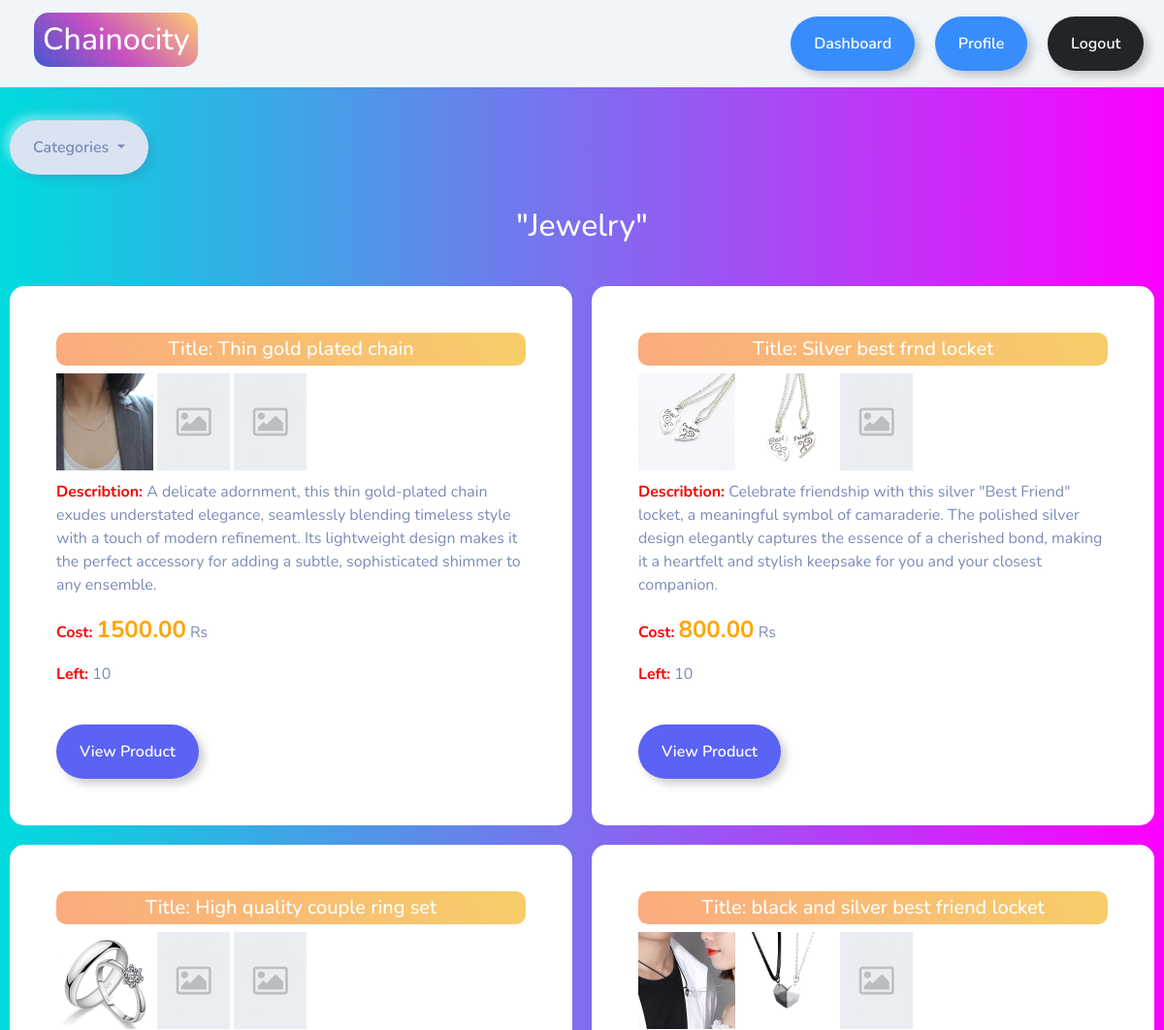
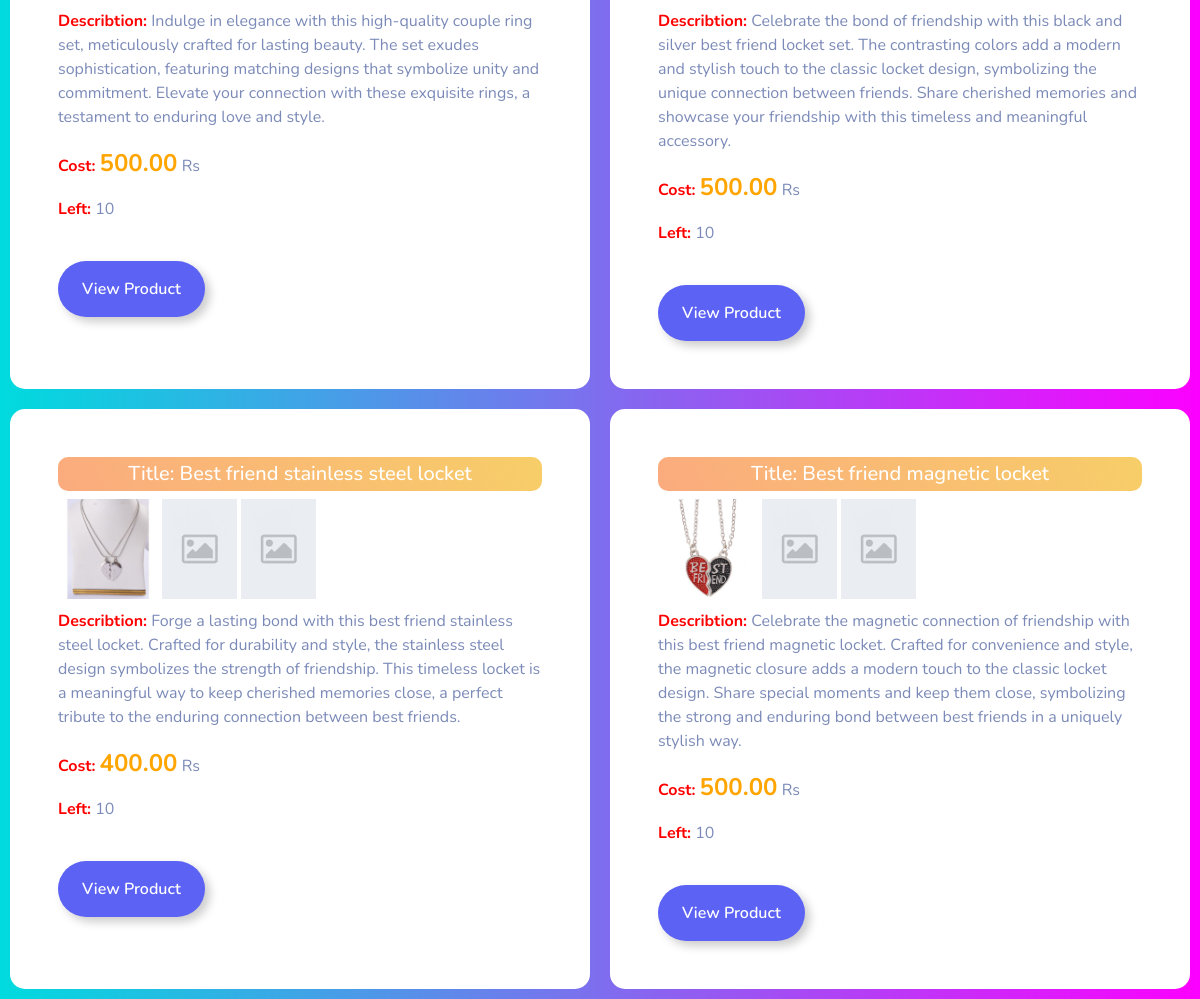
The app's page /category/Jewelry/ with its own data (2 pictures, top to bottom).
### myapp/models.py (models this page shows, shortened)
class Category(models.Model):
    name=models.CharField(max_length=100)

class Product(models.Model):
    p_title = models.CharField(max_length=85)
    p_price = models.DecimalField(max_digits=10, decimal_places=2)
    p_desc = models.TextField()
    p_stock = models.PositiveIntegerField()
    category = models.ForeignKey(Category, on_delete=models.CASCADE,null=True)
    p_image = models.ImageField(upload_to='product_images/', null=True, blank=True, default='default_p.jpg')
    p_image2 = models.ImageField(upload_to='product_images/', null=True, blank=True, default='default_p.jpg')
    p_image3 = models.ImageField(upload_to='product_images/', null=True, blank=True, default='default_p.jpg')
    date_posted = models.DateTimeField(auto_now_add=True)

### myapp/views.py (the view)
# urls.py: path('category/<str:ct>/',views.category, name="category"),
def category(request,ct):
	Categorys = Category.objects.all()
	ct=ct.replace('-',' ')
	try:
		category = Category.objects.get(name=ct)
		products = Product.objects.filter(category=category)
		context={'products': products, 'category':category, 'Categorys': Categorys,}
		return render(request,'category.html' ,context=context)
	except:
		return redirect('dashboard')

### templates/category.html (shortened to what this page needs)
{% load static %}
<!DOCTYPE html>
<html lang="en">
<head>
  <link rel="stylesheet" type="text/css" href="https://bootswatch.com/5/morph/bootstrap.min.css" >
  <link rel="stylesheet" type="text/css" href="{% static 'css/styles.css' %}" >
</head>
<body style="background-color: #00DBDE;
background-image: linear-gradient(90deg, #00DBDE 0%, #FC00FF 100%);
">
  {% include 'base.html' %}
  <br>
  <div>
    <button class="btn btn-secondary dropdown-toggle" style="margin: 10px;" type="button" id="dropdownMenuButton1" data-bs-toggle="dropdown" aria-expanded="false">
      Categories
    </button>
  </div>
  <br>
  <h2 class="text-center" style="color: white;">"{{category.name}}" </h2>
  <br>
  <div style="display: flex; flex-wrap: wrap;">
    {% if products %}
    {% for product in products %}
    <div class="container bg-white shadow-md p-5 " style="flex: 1 0 48%; margin: 10px; border-radius: 15px;" >
            <h5 style="background-color: #FBAB7E;
            background-image: linear-gradient(62deg, #FBAB7E 0%, #F7CE68 100%);
            padding: 5px; color: white; border-radius: 10px; display: flex; justify-content:center ;">Title: {{product.p_title}}</h5>
            {% if product.p_image %}
        <img src="{{ product.p_image.url }}" alt="" style="max-width:100px ; max-height:100px ;">
      {% endif %}
      {% if product.p_image2 %}
      <img src="{{ product.p_image2.url }}" alt="" style="max-width:100px ; max-height:100px ;">
    {% endif %}
    {% if product.p_image3 %}
        <img src="{{ product.p_image3.url }}" alt="" style="max-width:100px ; max-height:100px ;">
      {% endif %}
            <p style="margin-top: 10px;"><strong style="color: red;">Describtion:</strong> {{product.p_desc}}</p>
            <p><strong style="color: red;">Cost:</strong> <strong style="color: orange; font-size: 1.5rem;">{{product.p_price}}</strong> Rs</p>
            <p><strong style="color: red;">Left:</strong> {{product.p_stock}}</p>
            <br>
            <a href="{% url 'product' pk=product.id %}">
              <button type="button" class="btn btn-outline-info">View Product</button>
            </a>
            <br>
      </div>
      <br>
      {% endfor %}
    </div>
    {% else %}
    <br>
    <div style="display: flex; justify-content: center; width: 100%;">
      <p class="text-center" style="color: white; display: flex; justify-content: center;">No products of this category Exists </p>
    </div>
    <br>
    {% endif %}
</body>
</html>

### records on screen
Category: name "Jewelry"
Product: p_title "Thin gold plated chain", p_image (picture), p_image2 (placeholder picture), p_image3 (placeholder picture), p_desc "A delicate adornment, this thin gold-plated chain exudes understated elegance, seamlessly blending timeless style with a touch of modern refinement. Its lightweight design makes it the perfect accessory for adding a subtle, sophisticated shimmer to any ensemble.", p_price "1500.00", p_stock "10"
Product: p_title "Silver best frnd locket", p_image (picture), p_image2 (picture), p_image3 (placeholder picture), p_desc "Celebrate friendship with this silver \"Best Friend\" locket, a meaningful symbol of camaraderie. The polished silver design elegantly captures the essence of a cherished bond, making it a heartfelt and stylish keepsake for you and your closest companion.", p_price "800.00", p_stock "10"
Product: p_title "High quality couple ring set", p_image (picture), p_image2 (placeholder picture), p_image3 (placeholder picture), p_desc "Indulge in elegance with this high-quality couple ring set, meticulously crafted for lasting beauty. The set exudes sophistication, featuring matching designs that symbolize unity and commitment. Elevate your connection with these exquisite rings, a testament to enduring love and style.", p_price "500.00", p_stock "10"
Product: p_title "black and silver best friend locket", p_image (picture), p_image2 (picture), p_image3 (placeholder picture), p_desc "Celebrate the bond of friendship with this black and silver best friend locket set. The contrasting colors add a modern and stylish touch to the classic locket design, symbolizing the unique connection between friends. Share cherished memories and showcase your friendship with this timeless and meaningful accessory.", p_price "500.00", p_stock "10"
Product: p_title "Best friend stainless steel locket", p_image (picture), p_image2 (placeholder picture), p_image3 (placeholder picture), p_desc "Forge a lasting bond with this best friend stainless steel locket. Crafted for durability and style, the stainless steel design symbolizes the strength of friendship. This timeless locket is a meaningful way to keep cherished memories close, a perfect tribute to the enduring connection between best friends.", p_price "400.00", p_stock "10"
Product: p_title "Best friend magnetic locket", p_image (picture), p_image2 (placeholder picture), p_image3 (placeholder picture), p_desc "Celebrate the magnetic connection of friendship with this best friend magnetic locket. Crafted for convenience and style, the magnetic closure adds a modern touch to the classic locket design. Share special moments and keep them close, symbolizing the strong and enduring bond between best friends in a uniquely stylish way.", p_price "500.00", p_stock "10"
